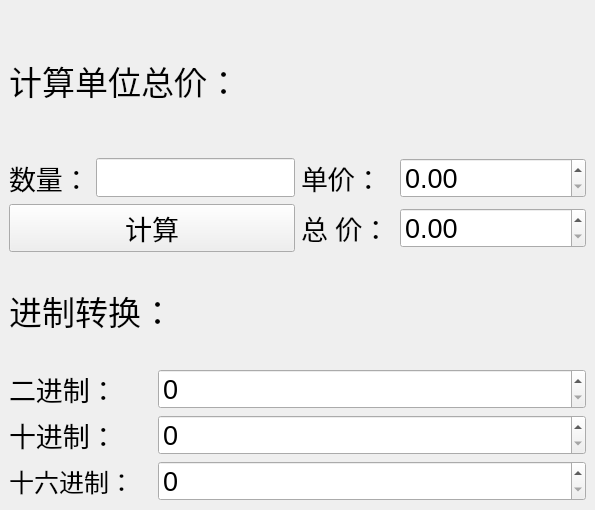
<?xml version="1.0" encoding="UTF-8"?>
<ui version="4.0">
 <class>MainWindow</class>
 <widget class="QMainWindow" name="MainWindow">
  <property name="geometry">
   <rect>
    <x>0</x>
    <y>0</y>
    <width>595</width>
    <height>510</height>
   </rect>
  </property>
  <property name="windowTitle">
   <string>MainWindow</string>
  </property>
  <widget class="QWidget" name="centralwidget">
   <layout class="QVBoxLayout" name="verticalLayout_3">
    <item>
     <layout class="QVBoxLayout" name="verticalLayout">
      <item>
       <widget class="QLabel" name="label">
        <property name="font">
         <font>
          <pointsize>25</pointsize>
         </font>
        </property>
        <property name="text">
         <string>计算单位总价：</string>
        </property>
       </widget>
      </item>
      <item>
       <layout class="QHBoxLayout" name="horizontalLayout_4" stretch="1,1">
        <item>
         <layout class="QHBoxLayout" name="horizontalLayout">
          <item>
           <widget class="QLabel" name="label_2">
            <property name="font">
             <font>
              <pointsize>20</pointsize>
             </font>
            </property>
            <property name="text">
             <string>数量：</string>
            </property>
           </widget>
          </item>
          <item>
           <widget class="QLineEdit" name="number">
            <property name="font">
             <font>
              <pointsize>20</pointsize>
             </font>
            </property>
           </widget>
          </item>
         </layout>
        </item>
        <item>
         <layout class="QHBoxLayout" name="horizontalLayout_2" stretch="1,2">
          <item>
           <widget class="QLabel" name="label_3">
            <property name="font">
             <font>
              <pointsize>20</pointsize>
             </font>
            </property>
            <property name="text">
             <string>单价：</string>
            </property>
           </widget>
          </item>
          <item>
           <widget class="QDoubleSpinBox" name="numb_2">
            <property name="font">
             <font>
              <pointsize>20</pointsize>
             </font>
            </property>
           </widget>
          </item>
         </layout>
        </item>
       </layout>
      </item>
      <item>
       <layout class="QHBoxLayout" name="horizontalLayout_5" stretch="1,1">
        <item>
         <widget class="QPushButton" name="btnS">
          <property name="font">
           <font>
            <pointsize>20</pointsize>
           </font>
          </property>
          <property name="text">
           <string>计算</string>
          </property>
          <property name="iconSize">
           <size>
            <width>25</width>
            <height>25</height>
           </size>
          </property>
         </widget>
        </item>
        <item>
         <layout class="QHBoxLayout" name="horizontalLayout_3" stretch="1,2">
          <item>
           <widget class="QLabel" name="label_4">
            <property name="minimumSize">
             <size>
              <width>20</width>
              <height>0</height>
             </size>
            </property>
            <property name="font">
             <font>
              <pointsize>20</pointsize>
             </font>
            </property>
            <property name="text">
             <string>总 价：</string>
            </property>
            <property name="textFormat">
             <enum>Qt::TextFormat::AutoText</enum>
            </property>
            <property name="wordWrap">
             <bool>false</bool>
            </property>
            <property name="margin">
             <number>0</number>
            </property>
            <property name="indent">
             <number>-1</number>
            </property>
           </widget>
          </item>
          <item>
           <widget class="QDoubleSpinBox" name="numb_3">
            <property name="font">
             <font>
              <pointsize>20</pointsize>
             </font>
            </property>
           </widget>
          </item>
         </layout>
        </item>
       </layout>
      </item>
     </layout>
    </item>
    <item>
     <layout class="QVBoxLayout" name="verticalLayout_2">
      <item>
       <widget class="QLabel" name="label_5">
        <property name="font">
         <font>
          <pointsize>25</pointsize>
         </font>
        </property>
        <property name="text">
         <string>进制转换：</string>
        </property>
       </widget>
      </item>
      <item>
       <layout class="QHBoxLayout" name="horizontalLayout_6" stretch="1,3">
        <item>
         <widget class="QLabel" name="label_7">
          <property name="font">
           <font>
            <pointsize>20</pointsize>
           </font>
          </property>
          <property name="text">
           <string>二进制：</string>
          </property>
         </widget>
        </item>
        <item>
         <widget class="QSpinBox" name="spinBox">
          <property name="font">
           <font>
            <pointsize>20</pointsize>
           </font>
          </property>
         </widget>
        </item>
       </layout>
      </item>
      <item>
       <layout class="QHBoxLayout" name="horizontalLayout_7" stretch="1,3">
        <item>
         <widget class="QLabel" name="label_6">
          <property name="font">
           <font>
            <pointsize>20</pointsize>
           </font>
          </property>
          <property name="text">
           <string>十进制：</string>
          </property>
         </widget>
        </item>
        <item>
         <widget class="QSpinBox" name="spinBox_2">
          <property name="font">
           <font>
            <pointsize>20</pointsize>
           </font>
          </property>
         </widget>
        </item>
       </layout>
      </item>
      <item>
       <layout class="QHBoxLayout" name="horizontalLayout_8" stretch="1,3">
        <item>
         <widget class="QLabel" name="label_8">
          <property name="font">
           <font>
            <pointsize>19</pointsize>
           </font>
          </property>
          <property name="text">
           <string>十六进制：</string>
          </property>
         </widget>
        </item>
        <item>
         <widget class="QSpinBox" name="spinBox_3">
          <property name="font">
           <font>
            <pointsize>20</pointsize>
           </font>
          </property>
         </widget>
        </item>
       </layout>
      </item>
     </layout>
    </item>
   </layout>
  </widget>
 </widget>
 <resources/>
 <connections/>
</ui>
